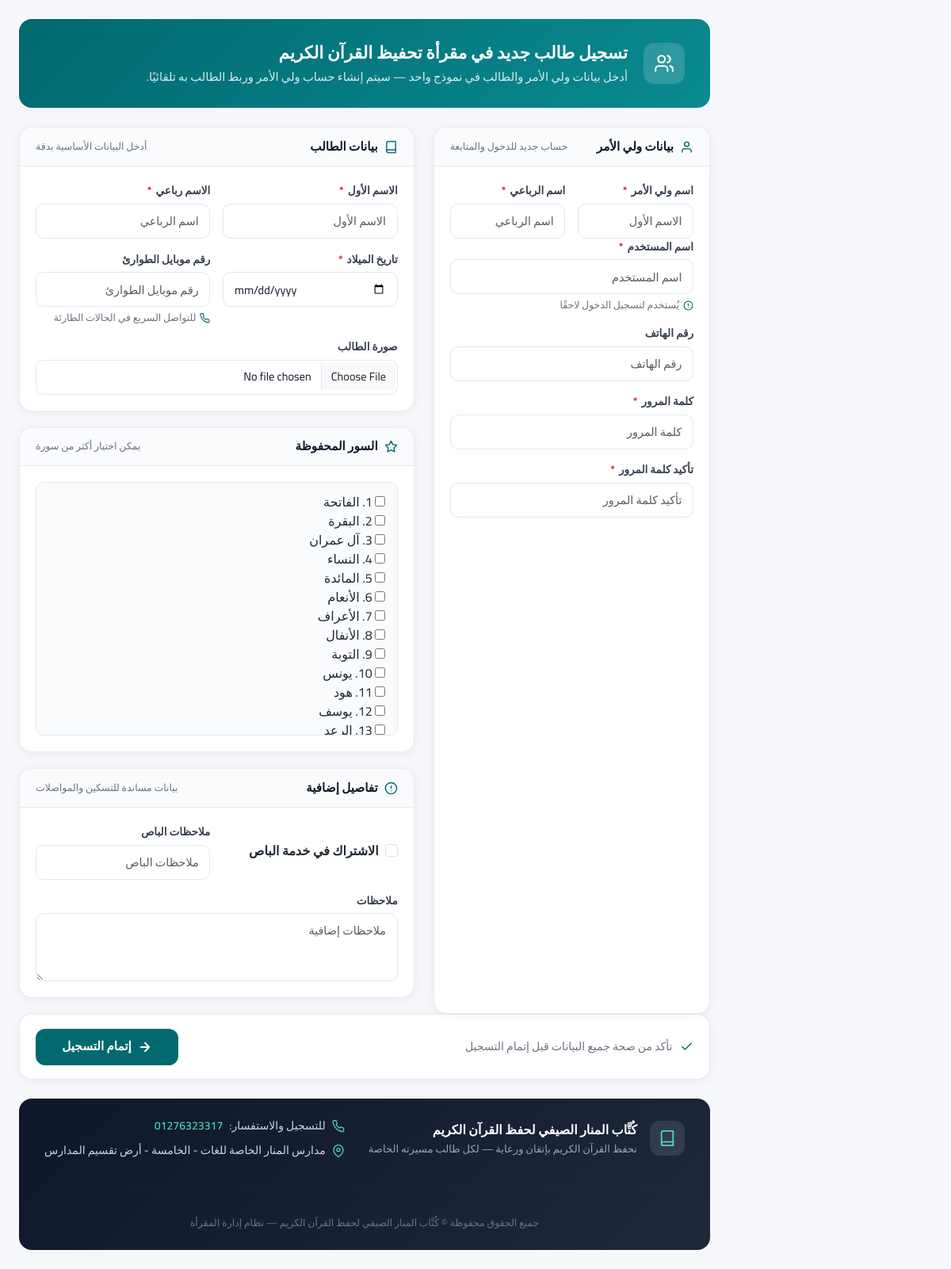
The page / on the database its author committed.
### accounts/models.py (models this page shows, shortened)
class SiteSettings(models.Model):
    name = models.CharField(max_length=200, default='مقرأة القرآن الكريم', verbose_name='اسم المقرأة')
    logo = models.ImageField(upload_to='settings/', blank=True, null=True, verbose_name='الشعار')
    address = models.CharField(max_length=300, blank=True, verbose_name='العنوان')
    phone = models.CharField(max_length=20, blank=True, verbose_name='الهاتف')
    email = models.EmailField(blank=True, verbose_name='البريد الإلكتروني')
    description = models.TextField(blank=True, verbose_name='نبذة عن المقرأة')
    allow_registration = models.BooleanField(default=True, verbose_name='السماح بالتسجيل')
    auto_assign_halls = models.BooleanField(default=True, verbose_name='التسكين التلقائي')
    max_age_limit = models.PositiveIntegerField(default=15, verbose_name='الحد الأقصى للسن')
    min_age_limit = models.PositiveIntegerField(default=3, verbose_name='الحد الأدنى للسن')
    attendance_start_time = models.TimeField(default='08:00', verbose_name='وقت بداية الحضور')
    late_threshold_minutes = models.PositiveIntegerField(default=15, verbose_name='دقائق التأخير')
    facebook = models.URLField(blank=True, verbose_name='فيسبوك')
    whatsapp = models.CharField(max_length=20, blank=True, verbose_name='واتساب')
    updated_at = models.DateTimeField(auto_now=True)
    updated_by = models.ForeignKey(
        User,
        on_delete=models.SET_NULL,
        null=True,
        blank=True,
        verbose_name='آخر تعديل بواسطة'
    )
    @classmethod
    def get_settings(cls):
        obj, _ = cls.objects.get_or_create(pk=1)
        return obj
    class Meta:
        verbose_name = 'إعدادات الموقع'
        verbose_name_plural = 'إعدادات الموقع'

### students/views.py (the view, shortened to what this page needs)
# urls.py: path('',           PublicRegisterView.as_view(), name='home'),
class PublicRegisterView(View):
    template_name = 'students/public_register.html'
    def get(self, request):
        if request.user.is_authenticated and not request.user.is_parent:
            return redirect('dashboard')
        settings = SiteSettings.get_settings()
        if not settings.allow_registration:
            return render(request, 'students/registration_closed.html')
        parent_form = ParentRegisterForm()
        student_form = StudentRegistrationForm()
        return render(request, self.template_name, {
            'parent_form': parent_form,
            'student_form': student_form,
        })

### accounts/context_processors.py (called while the page is built, shortened)
def user_role_context(request):
    if not request.user.is_authenticated:
        return {}

def site_settings(request):
    settings = SiteSettings.get_settings()
    return {
        'SITE_NAME':        settings.name,
        'SITE_LOGO':        settings.logo,
        'SITE_PHONE':       settings.phone,
        'SITE_SETTINGS':    settings,
        'ALLOW_REGISTRATION': settings.allow_registration,
    }

### quran/models.py (called while the page is built)
    def __str__(self):
        return f"{self.number}. {self.name_arabic}"

### templates/students/public_register.html (shortened to what this page needs)
{% extends "base.html" %}
{% block content %}
<div class="reg-page-header">
    <div class="header-icon">
        <svg viewBox="0 0 24 24" fill="none" stroke-width="2" stroke-linecap="round" stroke-linejoin="round">
            <path d="M16 21v-2a4 4 0 0 0-4-4H6a4 4 0 0 0-4 4v2"/>
            <circle cx="9" cy="7" r="4"/>
            <path d="M22 21v-2a4 4 0 0 0-3-3.87"/>
            <path d="M16 3.13a4 4 0 0 1 0 7.75"/>
        </svg>
    </div>
    <div>
        <h1>تسجيل طالب جديد في مقرأة تحفيظ القرآن الكريم</h1>
        <p>أدخل بيانات ولي الأمر والطالب في نموذج واحد — سيتم إنشاء حساب ولي الأمر وربط الطالب به تلقائيًا.</p>
    </div>
</div>
<form method="post" enctype="multipart/form-data">
    <div class="row g-4">
        <div class="col-12 col-lg-5">
            <div class="reg-card h-100">
                <div class="reg-card-header">
                    <h2 class="reg-card-title">
                        <svg viewBox="0 0 24 24" fill="none" stroke-width="2" stroke-linecap="round" stroke-linejoin="round">
                            <path d="M20 21v-2a4 4 0 0 0-4-4H8a4 4 0 0 0-4 4v2"/>
                            <circle cx="12" cy="7" r="4"/>
                        </svg>
                        بيانات ولي الأمر
                    </h2>
                    <span class="reg-card-hint">حساب جديد للدخول والمتابعة</span>
                </div>
                <div class="reg-card-body">
                    <div class="row g-3">
                        <div class="col-12 col-sm-6">
                            <div class="field-block">
                                <label class="field-label">{{ parent_form.first_name.label }} <span class="required">*</span></label>
                                {{ parent_form.first_name }}
                            </div>
                        </div>
                        <div class="col-12 col-sm-6">
                            <div class="field-block">
                                <label class="field-label">{{ parent_form.last_name.label }} <span class="required">*</span></label>
                                {{ parent_form.last_name }}
                            </div>
                        </div>
                    </div>
                    <div class="field-block">
                        <label class="field-label">{{ parent_form.username.label }} <span class="required">*</span></label>
                        {{ parent_form.username }}
                        <div class="field-help">
                            <svg viewBox="0 0 24 24" fill="none" stroke-width="2" stroke-linecap="round" stroke-linejoin="round"><circle cx="12" cy="12" r="10"/><line x1="12" y1="8" x2="12" y2="12"/><line x1="12" y1="16" x2="12.01" y2="16"/></svg>
                            يُستخدم لتسجيل الدخول لاحقًا
                        </div>
                    </div>
                    <div class="field-block">
                        <label class="field-label">{{ parent_form.phone.label }}</label>
                        {{ parent_form.phone }}
                    </div>
                    <div class="field-block">
                        <label class="field-label">{{ parent_form.password.label }} <span class="required">*</span></label>
                        {{ parent_form.password }}
                    </div>
                    <div class="field-block">
                        <label class="field-label">{{ parent_form.password_confirm.label }} <span class="required">*</span></label>
                        {{ parent_form.password_confirm }}
                    </div>
                </div>
            </div>
        </div>
        <div class="col-12 col-lg-7">
            <div class="reg-card">
                <div class="reg-card-header">
                    <h2 class="reg-card-title">
                        <svg viewBox="0 0 24 24" fill="none" stroke-width="2" stroke-linecap="round" stroke-linejoin="round">
                            <path d="M4 19.5A2.5 2.5 0 0 1 6.5 17H20"/>
                            <path d="M6.5 2H20v20H6.5A2.5 2.5 0 0 1 4 19.5v-15A2.5 2.5 0 0 1 6.5 2z"/>
                        </svg>
                        بيانات الطالب
                    </h2>
                    <span class="reg-card-hint">أدخل البيانات الأساسية بدقة</span>
                </div>
                <div class="reg-card-body">
                    <div class="row g-3">
                        <div class="col-12 col-md-6">
                            <div class="field-block">
                                <label class="field-label">{{ student_form.first_name.label }} <span class="required">*</span></label>
                                {{ student_form.first_name }}
                            </div>
                        </div>
                        <div class="col-12 col-md-6">
                            <div class="field-block">
                                <label class="field-label">الاسم رباعي <span class="required">*</span></label>
                                {{ student_form.last_name }}
                            </div>
                        </div>
                        <div class="col-12 col-md-6">
                            <div class="field-block">
                                <label class="field-label">{{ student_form.date_of_birth.label }} <span class="required">*</span></label>
                                {{ student_form.date_of_birth }}
                            </div>
                        </div>
                        <div class="col-12 col-md-6">
                            <div class="field-block">
                                <label class="field-label">رقم موبايل الطوارئ</label>
                                {{ student_form.emergency_phone }}
                                <div class="field-help">
                                    للتواصل السريع في الحالات الطارئة
                                </div>
                            </div>
                        </div>
                        <div class="col-12">
                            <div class="field-block">
                                <label class="field-label">{{ student_form.profile_picture.label }}</label>
                                {{ student_form.profile_picture }}
                            </div>
                        </div>
                    </div>
                </div>
            </div>
            <div class="reg-card">
                <div class="reg-card-header">
                    <h2 class="reg-card-title">
                        <svg viewBox="0 0 24 24" fill="none" stroke-width="2" stroke-linecap="round" stroke-linejoin="round">
                            <path d="M12 2l3.09 6.26L22 9.27l-5 4.87 1.18 6.88L12 17.77l-6.18 3.25L7 14.14 2 9.27l6.91-1.01L12 2z"/>
                        </svg>
                        السور المحفوظة
                    </h2>
                    <span class="reg-card-hint">يمكن اختيار أكثر من سورة</span>
                </div>
                <div class="reg-card-body">
                    <div class="memorized-scroll">{{ student_form.memorized_surahs }}</div>
                </div>
            </div>
            <div class="reg-card">
                <div class="reg-card-header">
                    <h2 class="reg-card-title">
                        <svg viewBox="0 0 24 24" fill="none" stroke-width="2" stroke-linecap="round" stroke-linejoin="round">
                            <circle cx="12" cy="12" r="10"/>
                            <line x1="12" y1="8" x2="12" y2="12"/>
                            <line x1="12" y1="16" x2="12.01" y2="16"/>
                        </svg>
                        تفاصيل إضافية
                    </h2>
                    <span class="reg-card-hint">بيانات مساندة للتسكين والمواصلات</span>
                </div>
                <div class="reg-card-body">
                    <div class="row g-3">
                        <div class="col-12 col-sm-6 d-flex align-items-center">
                            <div class="form-check">
                                {{ student_form.uses_bus }}
                                <label class="form-check-label fw-semibold" for="{{ student_form.uses_bus.id_for_label }}">
                                    {{ student_form.uses_bus.label }}
                                </label>
                            </div>
                        </div>
                        <div class="col-12 col-sm-6">
                            <div class="field-block mb-0">
                                <label class="field-label">{{ student_form.bus_notes.label }}</label>
                                {{ student_form.bus_notes }}
                            </div>
                        </div>
                        <div class="col-12">
                            <div class="field-block mb-0">
                                <label class="field-label">{{ student_form.notes.label }}</label>
                                {{ student_form.notes }}
                            </div>
                        </div>
                    </div>
                </div>
            </div>
        </div>
    </div>
    <div class="reg-submit-card">
        <div class="submit-info">
            <svg viewBox="0 0 24 24" fill="none" stroke-width="2" stroke-linecap="round" stroke-linejoin="round">
                <polyline points="20 6 9 17 4 12"/>
            </svg>
            تأكد من صحة جميع البيانات قبل إتمام التسجيل
        </div>
        <button type="submit" class="reg-submit-btn">
            <svg viewBox="0 0 24 24" fill="none" stroke-width="2.5" stroke-linecap="round" stroke-linejoin="round">
                <path d="M5 12h14M12 5l7 7-7 7"/>
            </svg>
            إتمام التسجيل
        </button>
    </div>
</form>
<footer class="reg-page-footer">
    <div class="footer-brand">
        <div class="footer-logo">
            <svg viewBox="0 0 24 24" fill="none" stroke-width="2" stroke-linecap="round" stroke-linejoin="round">
                <path d="M4 19.5A2.5 2.5 0 0 1 6.5 17H20"/>
                <path d="M6.5 2H20v20H6.5A2.5 2.5 0 0 1 4 19.5v-15A2.5 2.5 0 0 1 6.5 2z"/>
            </svg>
        </div>
        <div>
            <div class="footer-name">{{ SITE_NAME }}</div>
            <p class="footer-desc">نحفظ القرآن الكريم بإتقان ورعاية — لكل طالب مسيرته الخاصة</p>
        </div>
    </div>
    <div class="footer-contact">
        <div class="footer-contact-item">
            للتسجيل والاستفسار:
            <a href="tel:{{ SITE_PHONE }}">{{ SITE_PHONE }}</a>
        </div>
        {% if SITE_SETTINGS.address %}
        <div class="footer-contact-item">
            <svg viewBox="0 0 24 24" fill="none" stroke-width="2" stroke-linecap="round" stroke-linejoin="round">
                <path d="M21 10c0 7-9 13-9 13S3 17 3 10a9 9 0 0 1 18 0z"/>
                <circle cx="12" cy="10" r="3"/>
            </svg>
            {{ SITE_SETTINGS.address }}
        </div>
        {% endif %}
    </div>
    <hr class="footer-divider">
    <p class="footer-copy">جميع الحقوق محفوظة &copy; {{ SITE_NAME }} — نظام إدارة المقرأة</p>
</footer>
{% endblock %}

### templates/base.html (style rules this page uses)
:root { --primary:#1d4ed8; --primary-soft:#e8f0ff; --dark:#0f172a; --sidebar:#0f172a; --sidebar-hover:#1f2937; --border:#e5e7eb; --bg:#f5f7fb; --card:#ffffff; --text:#1f2937; --muted:#6b7280; --success:#198754; --warning:#f59e0b; --danger:#dc3545; --radius-lg:18px; --radius-md:14px; --shadow-sm:0 8px 24px rgba(15,23,42,.06); --shadow-md:0 18px 50px rgba(15,23,42,.08); --sidebar-width:280px; --topbar-height:76px; }
* { box-sizing: border-box; }
html, body { margin: 0; padding: 0; font-family: 'Cairo', sans-serif; background: var(--bg); color: var(--text); }
body { min-height: 100vh; }
a { text-decoration: none; }
.btn, .form-control, .form-select { border-radius: 12px; }
.form-control, .form-select { min-height: 46px; border-color: #dbe2ea; }

### rows shown on the page
SiteSettings: name "كُتَّاب المنار الصيفي لحفظ القرآن الكريم", phone "01276323317", address "مدارس المنار الخاصة للغات - الخامسة - أرض تقسيم المدارس"

### other values the page prints
{{ parent_form.first_name.label }} "اسم ولي الأمر"
{{ parent_form.last_name.label }} "اسم الرباعي"
{{ parent_form.username.label }} "اسم المستخدم"
{{ parent_form.phone.label }} "رقم الهاتف"
{{ parent_form.password.label }} "كلمة المرور"
{{ parent_form.password_confirm.label }} "تأكيد كلمة المرور"
{{ student_form.first_name.label }} "الاسم الأول"
{{ student_form.date_of_birth.label }} "تاريخ الميلاد"
{{ student_form.profile_picture.label }} "صورة الطالب"
{{ student_form.uses_bus.label }} "الاشتراك في خدمة الباص"
{{ student_form.bus_notes.label }} "ملاحظات الباص"
{{ student_form.notes.label }} "ملاحظات"
